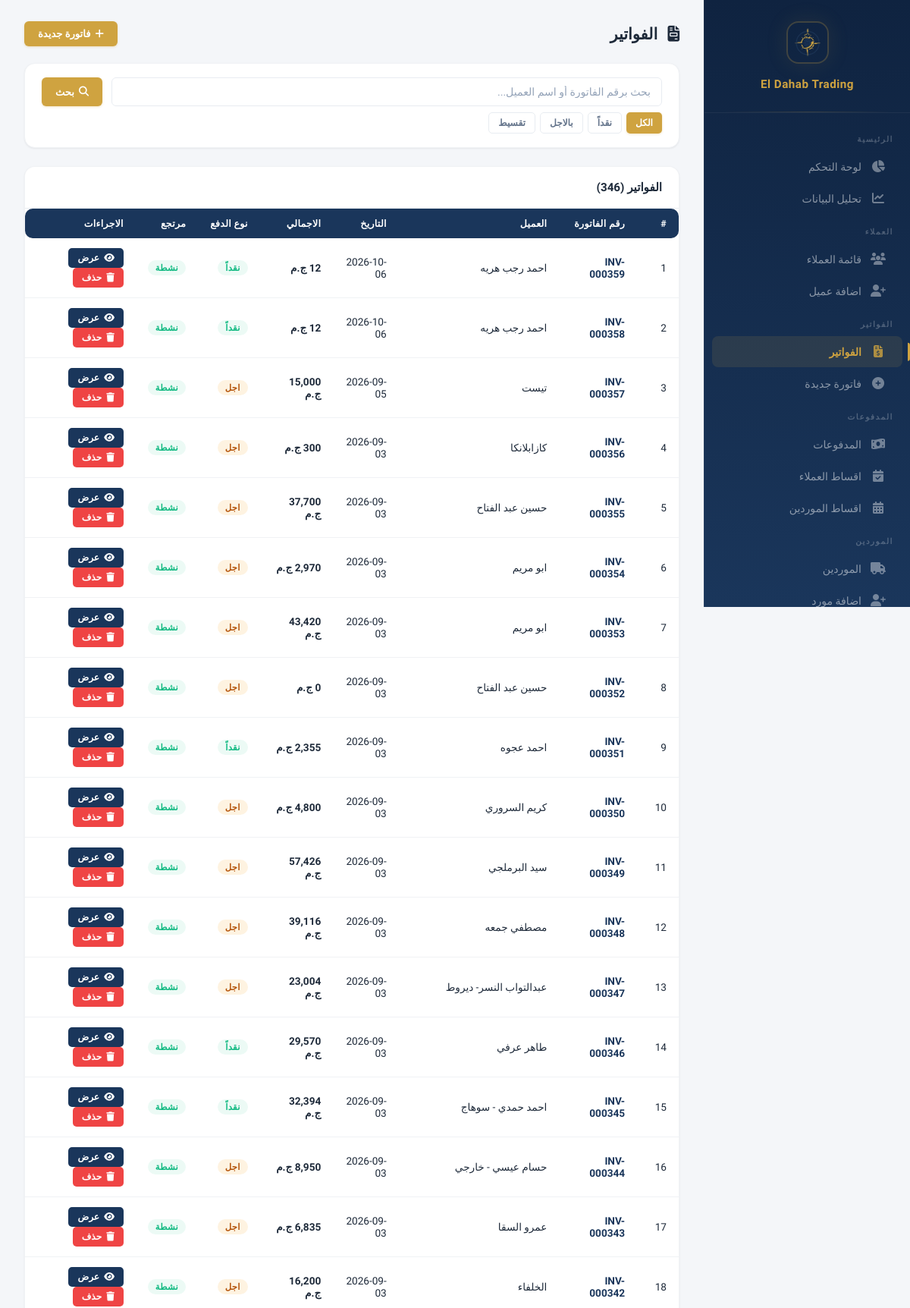
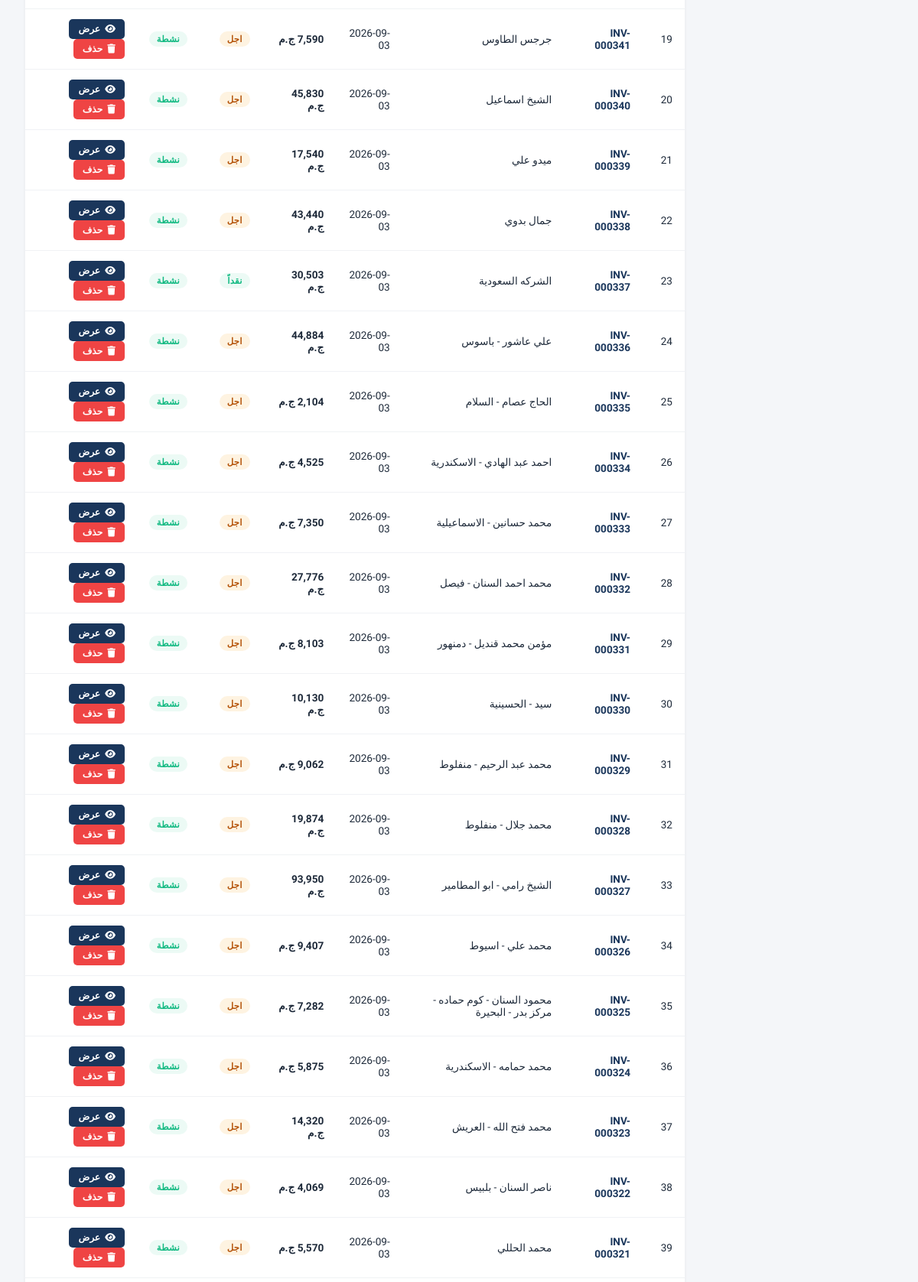
The page /invoices (signed in, upper part) on the database its author committed (2 pictures, top to bottom).
### models.py (models this page shows, shortened)
class Invoice(db.Model):
    __tablename__ = 'invoices'
    id = db.Column(db.Integer, primary_key=True)
    invoice_number = db.Column(db.String(50), unique=True, nullable=False)
    customer_id = db.Column(db.Integer, db.ForeignKey('customers.id'), nullable=False)
    shipping_company = db.Column(db.String(200))
    total = db.Column(db.Float, default=0)
    discount = db.Column(db.Float, default=0)
    payment_type = db.Column(db.String(20), default='cash')
    paid_amount = db.Column(db.Float, default=0)
    remaining = db.Column(db.Float, default=0)
    date = db.Column(db.DateTime, default=datetime.utcnow)
    is_returned = db.Column(db.Boolean, default=False)
    show_balance = db.Column(db.Boolean, default=False)
    payment_method = db.Column(db.String(20), default='cash')
    receipt_image = db.Column(db.String(200))
    created_by = db.Column(db.Integer, db.ForeignKey('users.id'))
    creator = db.relationship('User', foreign_keys=[created_by])
    modified_by = db.Column(db.Integer, db.ForeignKey('users.id'))
    modifier = db.relationship('User', foreign_keys=[modified_by])
    previous_due = db.Column(db.Float, default=0)
    balance_after = db.Column(db.Float, default=0)
    notes = db.Column(db.Text)
    items = db.relationship('InvoiceItem', backref='invoice', lazy=True, cascade='all, delete-orphan')
    returns = db.relationship('Return', backref='invoice', lazy=True)
    payments = db.relationship('Payment', backref='invoice', lazy=True)

class Customer(db.Model):
    __tablename__ = 'customers'
    id = db.Column(db.Integer, primary_key=True)
    name = db.Column(db.String(200), nullable=False)
    phone = db.Column(db.String(50))
    address = db.Column(db.Text)
    account_type = db.Column(db.String(50), nullable=False, default='sales')
    notes = db.Column(db.Text)
    created_at = db.Column(db.DateTime, default=datetime.utcnow)
    invoices = db.relationship('Invoice', backref='customer', lazy=True)
    payments = db.relationship('Payment', backref='customer', lazy=True)
    returns = db.relationship('Return', backref='customer', lazy=True)
    installment_plans = db.relationship('InstallmentPlan', backref='customer', lazy=True)

### app.py (the view)
@app.route('/invoices')
@login_required
def invoices_list():
    search = request.args.get('search', '')
    payment_type = request.args.get('payment_type', '')
    query = Invoice.query
    if search:
        query = query.join(Customer).filter(
            Invoice.invoice_number.contains(search) | Customer.name.contains(search)
        )
    if payment_type:
        query = query.filter_by(payment_type=payment_type)
    invoices = query.order_by(Invoice.date.desc()).all()
    return render_template('invoices_list.html', invoices=invoices, search=search,
        payment_type=payment_type, PAYMENT_TYPES=PAYMENT_TYPES)

### app.py (called while the page is built)
@app.context_processor
def inject_payment_methods():
    return {'PAYMENT_METHODS': PAYMENT_METHODS, 'parse_images': parse_images}

@app.before_request
def check_session_expiry():
    if 'user_id' in session and session.get('expires_at'):
        if datetime.utcnow().timestamp() > session['expires_at']:
            session.clear()
            flash('انتهت الجلسة، يرجى تسجيل الدخول مرة اخرى', 'warning')
            return redirect(url_for('login'))

@app.context_processor
def inject_user():
    if not hasattr(g, 'current_user'):
        g.current_user = db.session.get(User, session['user_id']) if 'user_id' in session else None
    return dict(current_user=g.current_user)

### models.py (called while the page is built)
    def has_permission(self, page):
        if self.is_admin:
            return True
        return any(p.page == page for p in self.permissions)

### templates/invoices_list.html (shortened to what this page needs)
{% extends "base.html" %}
{% block content %}
<div class="page-header">
    <h1 style="font-size:1.3rem;font-weight:700;color:var(--text);margin-bottom:0;">
        <i class="fas fa-file-invoice" style="margin-left:8px;"></i> الفواتير
    </h1>
    <a href="{{ url_for('invoice_add') }}" class="btn btn-gold"><i class="fas fa-plus"></i> فاتورة جديدة</a>
</div>
<div class="data-card" style="margin-bottom:24px;">
    <div class="data-card-body">
        <form method="GET" action="{{ url_for('invoices_list') }}" style="display:flex;gap:12px;flex-wrap:wrap;">
            <input type="text" name="search" class="form-control" placeholder="بحث برقم الفاتورة أو اسم العميل..." value="{{ search }}" style="flex:1;min-width:200px;">
            <button type="submit" class="btn btn-gold"><i class="fas fa-search"></i> بحث</button>
        </form>
        <div style="display:flex;gap:6px;flex-wrap:wrap;margin-top:8px;">
            <a href="{{ url_for('invoices_list') }}" class="btn btn-sm {% if not payment_type %}btn-gold{% else %}btn-outline{% endif %}">الكل</a>
            {% for key, label in PAYMENT_TYPES.items() %}
            <a href="{{ url_for('invoices_list', payment_type=key) }}" class="btn btn-sm {% if payment_type == key %}btn-gold{% else %}btn-outline{% endif %}">{{ label }}</a>
            {% endfor %}
        </div>
    </div>
</div>
<div class="data-card">
    <div class="data-card-header">
        <h3>الفواتير ({{ invoices|length }})</h3>
    </div>
    <div class="data-card-body" style="padding:0;">
        <table>
            <thead>
                <tr>
                    <th>#</th>
                    <th>رقم الفاتورة</th>
                    <th>العميل</th>
                    <th>التاريخ</th>
                    <th>الاجمالي</th>
                    <th>نوع الدفع</th>
                    <th>مرتجع</th>
                    <th>الاجراءات</th>
                </tr>
            </thead>
            <tbody>
                {% for inv in invoices %}
                <tr>
                    <td>{{ loop.index }}</td>
                    <td><a href="{{ url_for('invoice_view', invoice_id=inv.id) }}" style="color:var(--navy);text-decoration:none;font-weight:700;">{{ inv.invoice_number }}</a></td>
                    <td>{{ inv.customer.name }}</td>
                    <td>{{ inv.date.strftime('%Y-%m-%d') }}</td>
                    <td style="font-weight:700;">{{ "{:,.0f}".format(inv.total or 0) }} ج.م</td>
                    <td>
                        {% if inv.payment_type == 'cash' %}
                        <span class="badge badge-success">نقداً</span>
                        {% elif inv.payment_type == 'credit' %}
                        <span class="badge badge-warning" style="background:rgba(245,158,11,0.12);color:#b45309;">اجل</span>
                        {% elif inv.payment_type == 'installment' %}
                        <span class="badge badge-info">تقسيط</span>
                        {% endif %}
                    </td>
                    <td>
                        {% if inv.is_returned %}
                        <span class="badge badge-danger">مرتجعة</span>
                        {% else %}
                        <span class="badge badge-success">نشطة</span>
                        {% endif %}
                    </td>
                    <td>
                        <a href="{{ url_for('invoice_view', invoice_id=inv.id) }}" class="btn btn-sm btn-navy"><i class="fas fa-eye"></i> عرض</a>
                        <form method="POST" action="{{ url_for('invoice_delete', invoice_id=inv.id) }}" style="display:inline;" onsubmit="return confirm('هل انت متاكد من الحذف؟');">
                            <button type="submit" class="btn btn-sm btn-danger"><i class="fas fa-trash"></i> حذف</button>
                        </form>
                    </td>
                </tr>
                {% endfor %}
            </tbody>
        </table>
    </div>
</div>
{% endblock %}

### static/css/style.css (style rules this page uses)
:root { --gold: #cfa340; --gold-light: #e8c96a; --gold-dark: #b8892e; --gold-glow: rgba(207, 163, 64, 0.15); --navy: #1a365b; --navy-light: #264a7a; --navy-dark: #0f2340; --bg: #f4f6f9; --card: #ffffff; --card-hover: #fafbfd; --border: #e8ecf1; --border-light: #f0f2f5; --text: #1e2a3a; --text-secondary: #64748b; --text-muted: #94a3b8; --success: #10b981; --success-bg: rgba(16, 185, 129, 0.08); --danger: #ef4444; --danger-bg: rgba(239, 68, 68, 0.08); --warning: #f59e0b; --warning-bg: rgba(245, 158, 11, 0.08); --info: #3b82f6; --info-bg: rgba(59, 130, 246, 0.08); --sidebar-w: 272px; --shadow-xs: 0 1px 2px rgba(0,0,0,0.04); --shadow-sm: 0 1px 3px rgba(0,0,0,0.06), 0 1px 2px rgba(0,0,0,0.04); --shadow-md: 0 4px 6px -1px rgba(0,0,0,0.07), 0 2px 4px -2px rgba(0,0,0,0.05); --shadow-lg: 0 10px 15px -3px rgba(0,0,0,0.08), 0 4px 6px -4px rgba(0,0,0,0.04); --shadow-xl: 0 20px 25px -5px rgba(0,0,0,0.08), 0 8px 10px -6px rgba(0,0,0,0.04); --shadow-card: 0 1px 3px rgba(0,0,0,0.04), 0 1px 2px rgba(0,0,0,0.03); --shadow-card-hover: 0 10px 40px rgba(0,0,0,0.08); --radius: 14px; --radius-sm: 10px; --radius-xs: 6px; --transition: all 0.2s cubic-bezier(0.4, 0, 0.2, 1); }
* { margin: 0; padding: 0; box-sizing: border-box; }
html { scroll-behavior: smooth; }
body { font-family: 'IBM Plex Sans Arabic', -apple-system, BlinkMacSystemFont, sans-serif; background: var(--bg); color: var(--text); direction: rtl; min-height: 100vh; -webkit-font-smoothing: antialiased; -moz-osx-font-smoothing: grayscale; }
.data-card { background: var(--card); border-radius: var(--radius); box-shadow: var(--shadow-card); margin-bottom: 20px; overflow: hidden; border: 1px solid var(--border-light); }
.data-card-header { padding: 18px 22px; border-bottom: 1px solid var(--border); display: flex; align-items: center; justify-content: space-between; background: var(--card); }
.data-card-header h3 { font-size: 0.95rem; font-weight: 600; color: var(--text); }
.data-card-body { padding: 18px 22px; }
table { width: 100%; border-collapse: collapse; }
table thead th { background: var(--navy); color: #fff; padding: 12px 16px; font-size: 0.78rem; font-weight: 600; text-align: right; white-space: nowrap; letter-spacing: 0.3px; text-transform: uppercase; }
table thead th:first-child { border-radius: 0 var(--radius-sm) var(--radius-sm) 0; }
table thead th:last-child { border-radius: var(--radius-sm) 0 0 var(--radius-sm); }
table tbody td { padding: 13px 16px; border-bottom: 1px solid var(--border-light); font-size: 0.85rem; color: var(--text); }
table tbody tr { transition: var(--transition); }
.btn { display: inline-flex; align-items: center; gap: 6px; padding: 9px 18px; border: none; border-radius: var(--radius-xs); font-family: inherit; font-weight: 600; font-size: 0.82rem; cursor: pointer; transition: var(--transition); text-decoration: none; white-space: nowrap; }
.btn-gold { background: var(--gold); color: #fff; box-shadow: 0 1px 3px rgba(207,163,64,0.3); }
.btn-navy { background: var(--navy); color: #fff; }
.btn-danger { background: var(--danger); color: #fff; }
.btn-outline { background: transparent; border: 1.5px solid var(--border); color: var(--text-secondary); }
.btn-sm { padding: 6px 12px; font-size: 0.76rem; border-radius: 5px; }
.form-control { width: 100%; padding: 10px 14px; border: 1.5px solid var(--border); border-radius: var(--radius-xs); font-family: inherit; font-size: 0.88rem; transition: var(--transition); background: #fff; color: var(--text); }
.form-control::placeholder { color: var(--text-muted); }
.badge { display: inline-flex; align-items: center; padding: 3px 10px; border-radius: 20px; font-size: 0.72rem; font-weight: 600; letter-spacing: 0.3px; }
.badge-success { background: var(--success-bg); color: var(--success); }
.page-header { display: flex; justify-content: space-between; align-items: center; margin-bottom: 22px; gap: 12px; }
.page-header h1 { margin: 0; }

### rows shown on the page
Invoice: invoice_number "INV-000359", customer.name "احمد رجب هريه", date "2026-10-06", total "12", payment_type "نقداً", is_returned "نشطة"
Invoice: invoice_number "INV-000358", customer.name "احمد رجب هريه", date "2026-10-06", total "12", payment_type "نقداً", is_returned "نشطة"
Invoice: invoice_number "INV-000357", customer.name "تيست", date "2026-09-05", total "15,000", payment_type "اجل", is_returned "نشطة"
Invoice: invoice_number "INV-000356", customer.name "كازابلانكا", date "2026-09-03", total "300", payment_type "اجل", is_returned "نشطة"
Invoice: invoice_number "INV-000355", customer.name "حسين عبد الفتاح", date "2026-09-03", total "37,700", payment_type "اجل", is_returned "نشطة"
Invoice: invoice_number "INV-000354", customer.name "ابو مريم", date "2026-09-03", total "2,970", payment_type "اجل", is_returned "نشطة"
Invoice: invoice_number "INV-000353", customer.name "ابو مريم", date "2026-09-03", total "43,420", payment_type "اجل", is_returned "نشطة"
Invoice: invoice_number "INV-000352", customer.name "حسين عبد الفتاح", date "2026-09-03", total "0", payment_type "اجل", is_returned "نشطة"
Invoice: invoice_number "INV-000351", customer.name "احمد عجوه", date "2026-09-03", total "2,355", payment_type "نقداً", is_returned "نشطة"
Invoice: invoice_number "INV-000350", customer.name "كريم السروري", date "2026-09-03", total "4,800", payment_type "اجل", is_returned "نشطة"
Invoice: invoice_number "INV-000349", customer.name "سيد البرملجي", date "2026-09-03", total "57,426", payment_type "اجل", is_returned "نشطة"
Invoice: invoice_number "INV-000348", customer.name "مصطفي جمعه", date "2026-09-03", total "39,116", payment_type "اجل", is_returned "نشطة"
Invoice: invoice_number "INV-000347", customer.name "عبدالتواب النسر- ديروط", date "2026-09-03", total "23,004", payment_type "اجل", is_returned "نشطة"
Invoice: invoice_number "INV-000346", customer.name "طاهر عرفي", date "2026-09-03", total "29,570", payment_type "نقداً", is_returned "نشطة"
Invoice: invoice_number "INV-000345", customer.name "احمد حمدي - سوهاج", date "2026-09-03", total "32,394", payment_type "نقداً", is_returned "نشطة"
Invoice: invoice_number "INV-000344", customer.name "حسام عيسي - خارجي", date "2026-09-03", total "8,950", payment_type "اجل", is_returned "نشطة"
Invoice: invoice_number "INV-000343", customer.name "عمرو السقا", date "2026-09-03", total "6,835", payment_type "اجل", is_returned "نشطة"
Invoice: invoice_number "INV-000342", customer.name "الخلفاء", date "2026-09-03", total "16,200", payment_type "اجل", is_returned "نشطة"
Invoice: invoice_number "INV-000341", customer.name "جرجس الطاوس", date "2026-09-03", total "7,590", payment_type "اجل", is_returned "نشطة"
Invoice: invoice_number "INV-000340", customer.name "الشيخ اسماعيل", date "2026-09-03", total "45,830", payment_type "اجل", is_returned "نشطة"
Invoice: invoice_number "INV-000339", customer.name "ميدو علي", date "2026-09-03", total "17,540", payment_type "اجل", is_returned "نشطة"
Invoice: invoice_number "INV-000338", customer.name "جمال بدوي", date "2026-09-03", total "43,440", payment_type "اجل", is_returned "نشطة"
Invoice: invoice_number "INV-000337", customer.name "الشركه السعودية", date "2026-09-03", total "30,503", payment_type "نقداً", is_returned "نشطة"
Invoice: invoice_number "INV-000336", customer.name "علي عاشور - باسوس", date "2026-09-03", total "44,884", payment_type "اجل", is_returned "نشطة"
Invoice: invoice_number "INV-000335", customer.name "الحاج عصام - السلام", date "2026-09-03", total "2,104", payment_type "اجل", is_returned "نشطة"
Invoice: invoice_number "INV-000334", customer.name "احمد عبد الهادي - الاسكندرية", date "2026-09-03", total "4,525", payment_type "اجل", is_returned "نشطة"
Invoice: invoice_number "INV-000333", customer.name "محمد حسانين - الاسماعيلية", date "2026-09-03", total "7,350", payment_type "اجل", is_returned "نشطة"
Invoice: invoice_number "INV-000332", customer.name "محمد احمد السنان - فيصل", date "2026-09-03", total "27,776", payment_type "اجل", is_returned "نشطة"
Invoice: invoice_number "INV-000331", customer.name "مؤمن محمد قنديل - دمنهور", date "2026-09-03", total "8,103", payment_type "اجل", is_returned "نشطة"
Invoice: invoice_number "INV-000330", customer.name "سيد - الحسينية", date "2026-09-03", total "10,130", payment_type "اجل", is_returned "نشطة"
Invoice: invoice_number "INV-000329", customer.name "محمد عبد الرحيم - منفلوط", date "2026-09-03", total "9,062", payment_type "اجل", is_returned "نشطة"
Invoice: invoice_number "INV-000328", customer.name "محمد جلال - منفلوط", date "2026-09-03", total "19,874", payment_type "اجل", is_returned "نشطة"
Invoice: invoice_number "INV-000327", customer.name "الشيخ رامي - ابو المطامير", date "2026-09-03", total "93,950", payment_type "اجل", is_returned "نشطة"
Invoice: invoice_number "INV-000326", customer.name "محمد علي - اسيوط", date "2026-09-03", total "9,407", payment_type "اجل", is_returned "نشطة"
Invoice: invoice_number "INV-000325", customer.name "محمود السنان - كوم حماده - مركز بدر - البحيرة", date "2026-09-03", total "7,282", payment_type "اجل", is_returned "نشطة"
Invoice: invoice_number "INV-000324", customer.name "محمد حمامه - الاسكندرية", date "2026-09-03", total "5,875", payment_type "اجل", is_returned "نشطة"
Invoice: invoice_number "INV-000323", customer.name "محمد فتح الله - العريش", date "2026-09-03", total "14,320", payment_type "اجل", is_returned "نشطة"
Invoice: invoice_number "INV-000322", customer.name "ناصر السنان - بلبيس", date "2026-09-03", total "4,069", payment_type "اجل", is_returned "نشطة"
Invoice: invoice_number "INV-000321", customer.name "محمد الحللي", date "2026-09-03", total "5,570", payment_type "اجل", is_returned "نشطة"

### other values the page prints
{{ label }} "نقداً" "بالاجل" "تقسيط"
{{ invoices|length }} "346"
